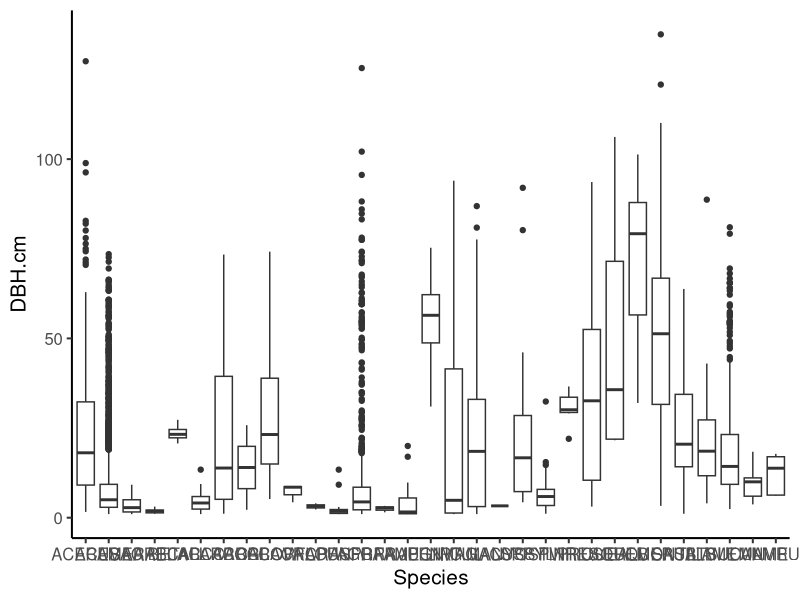
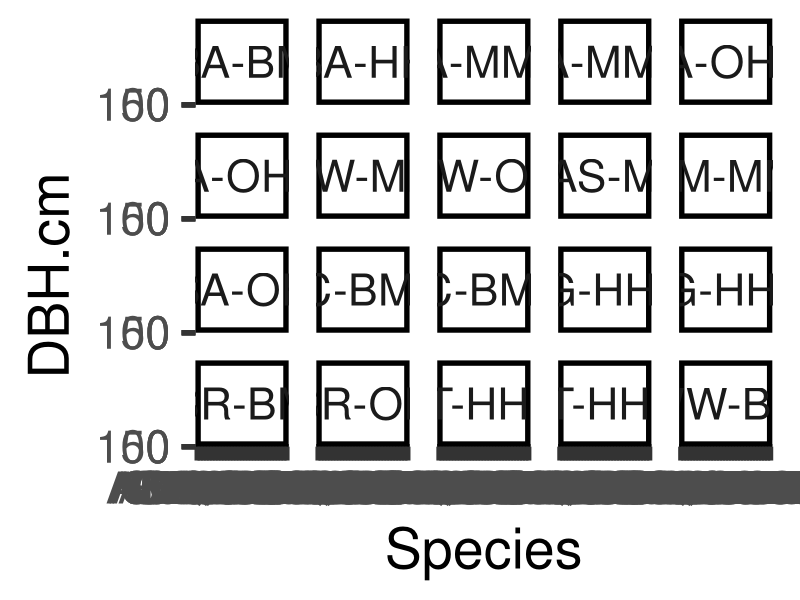

The R script that drew these images, in order:
# Code to QAQC plot census data
# code will be adapted to compare data across censuses

library(tidyverse)

# read in the data and inspect
dat = read.csv("./Raw.Data/Plot_Census_2026.csv")
str(dat)
summary(dat)

# detect duplicates
dat %>%
  count(StemID) %>%
  filter(n > 1)

# make sure species codes are entered consistently
table(dat$Species)

# get unique species names
sort(unique(dat$Species))

# check if any value in any column is NA
table(is.na(dat))

# check range of DBH
# no value should be < 1
range(dat$DBH.cm)
# 1.0 to 134.8

# check to see if two decimal places were entered, should only be 1
dat %>%
  filter(DBH.cm != round(DBH.cm, 1))

# look to see if there is species-specific outlier detection
trees.qaqc <- dat %>%
  group_by(Plot,Species) %>%
  mutate(
    mean.dbh = mean(DBH.cm, na.rm = TRUE),
    sd.dbh = sd(DBH.cm, na.rm = TRUE),
    z = (DBH.cm - mean.dbh) / sd.dbh,
    flag.outlier = abs(z) > 3)

table(trees.qaqc$flag.outlier)
# flagging a lot of larger ACESAC

# Visualize DBH for species
ggplot(dat, aes(x = Species, y = DBH.cm)) +
  geom_boxplot()+
  theme_classic(base_size = 15)

ggplot(dat, aes(x = Species, y = DBH.cm)) +
  geom_boxplot()+
  theme_classic(base_size = 40)+
  facet_wrap(~Plot)
